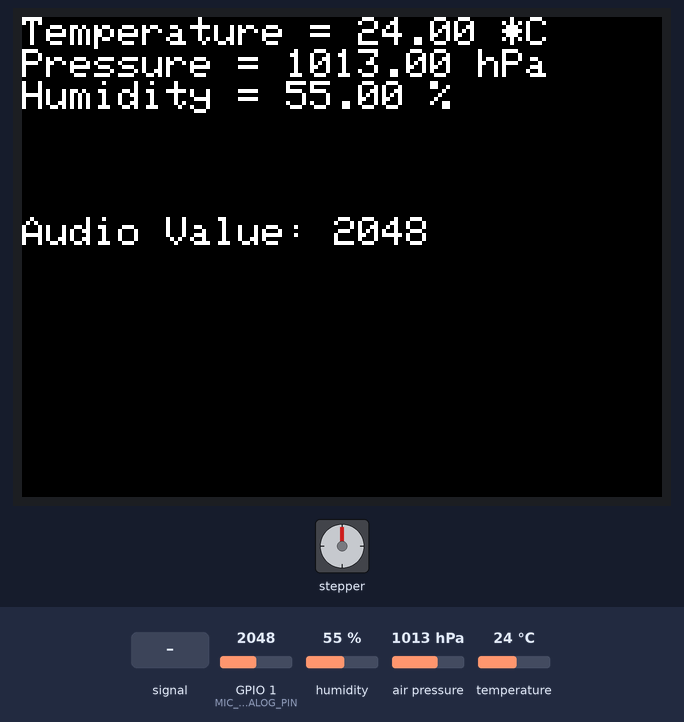
Simulated run of this program. Board: Seeed XIAO ESP32-S3. Parts: 320×240 colour display, stepper motor. The inputs (shaded band) are chosen by the test bench; at power-on: humidity 55 %, GPIO 1 (MIC_ANALOG_PIN) = 2048, air pressure 1013 hPa, temperature 24 °C. Stepper angles assume 2048 steps per turn; what the program prints to the serial monitor is not drawn.

Above: at 1.3 s.
1.4 s: GPIO 1 (MIC_ANALOG_PIN) fed a 200 Hz sine of ±327 counts around its level
At 4.98 s:
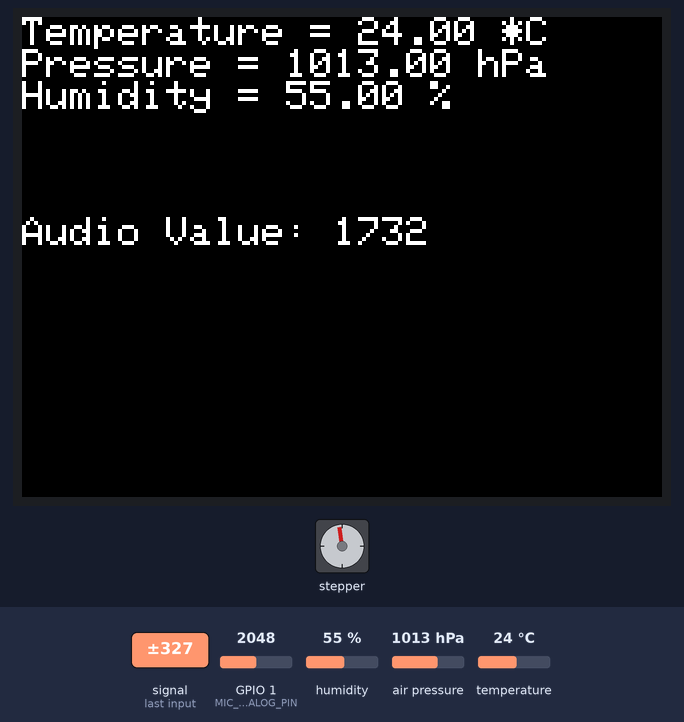
5.4 s: humidity set to 22 %
At 9.3 s:
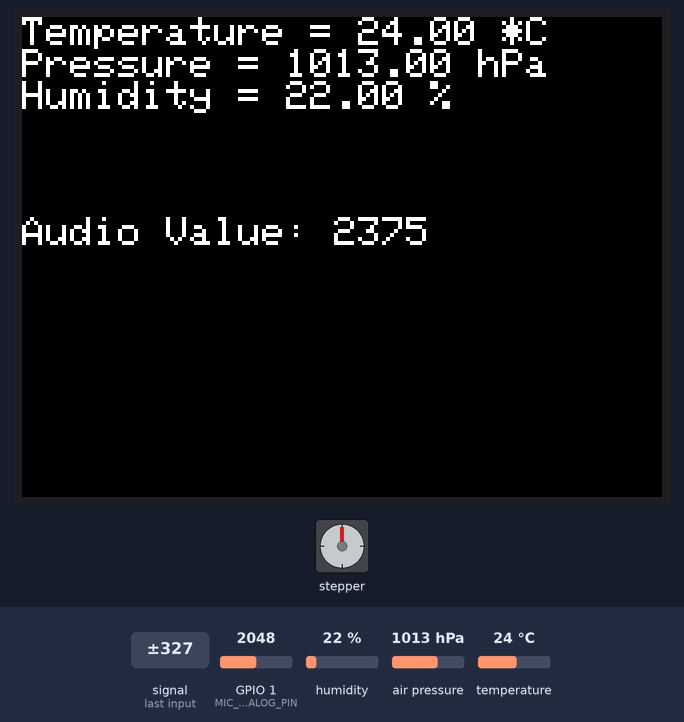
13.3 s: GPIO 1 (MIC_ANALOG_PIN) set to 2866
At 16.14 s:
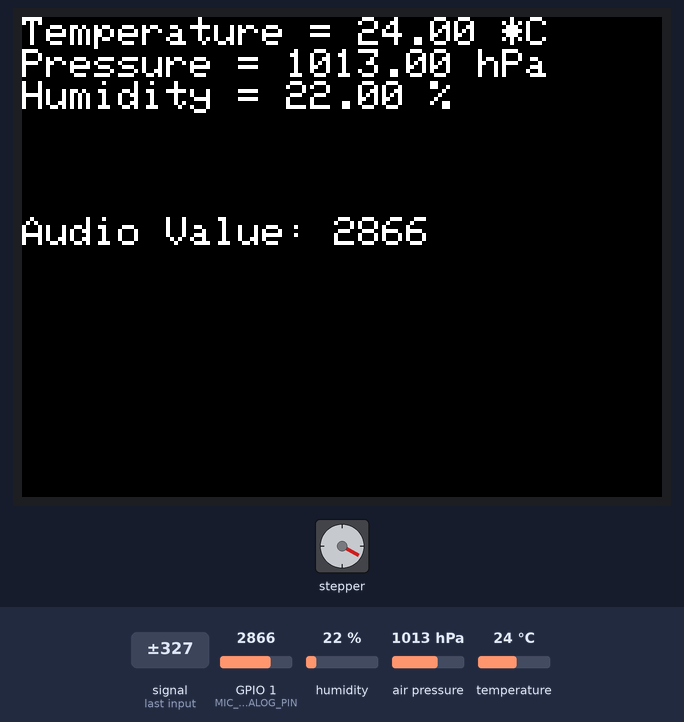
17.3 s: air pressure set to 952 hPa
At 19.54 s:
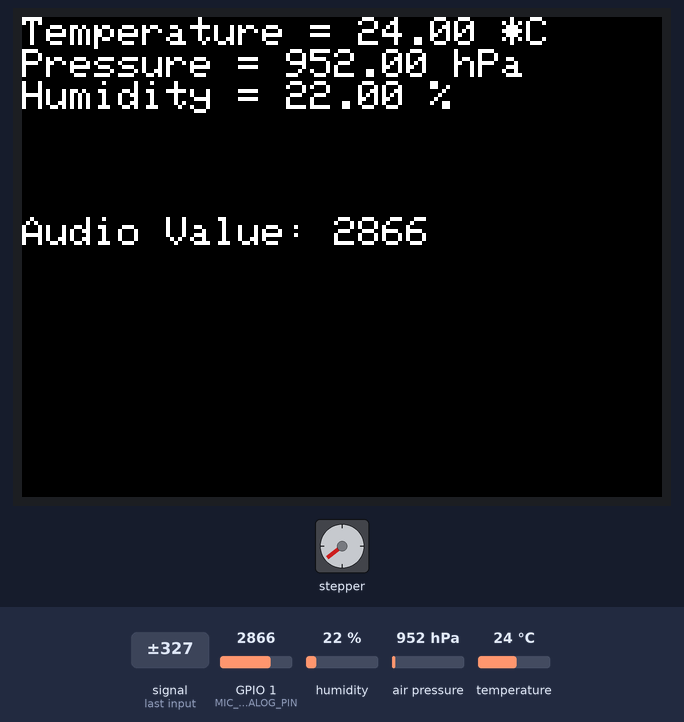
21.3 s: GPIO 1 (MIC_ANALOG_PIN) fed a 1000 Hz sine of ±1023 counts around its level
At 23.81 s:
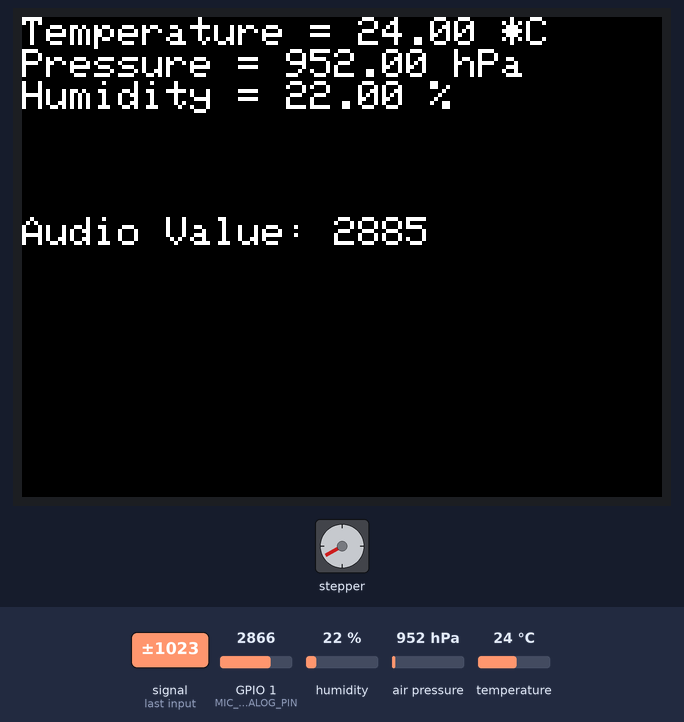
25.3 s: temperature set to 12 °C
At 30.3 s:
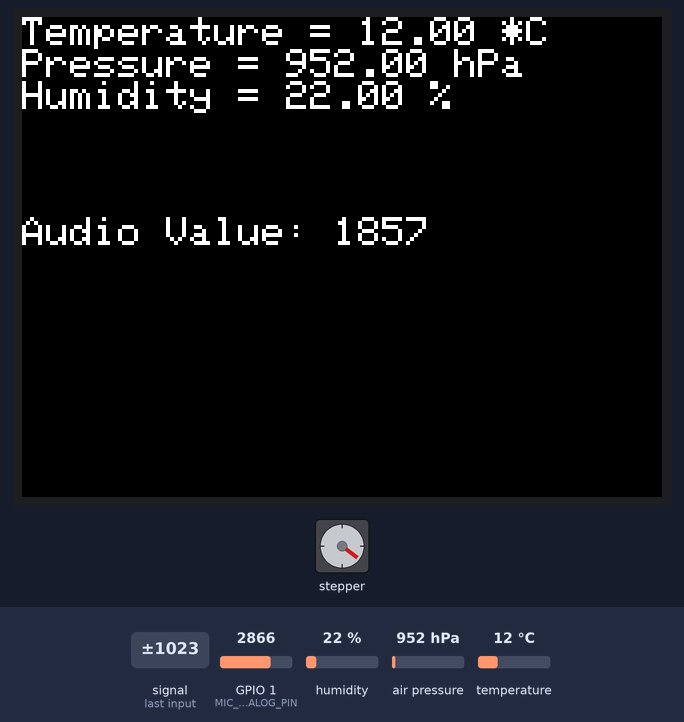
Timing chart, 0 to 30.5 s (numbered marks = the images above; inputs shaded):
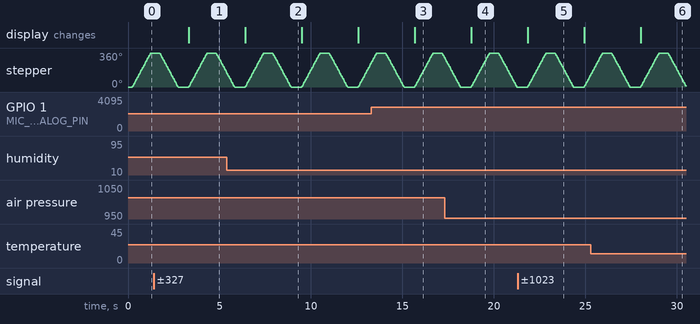

The program:

main.cpp
```cpp
#include <Wire.h>
#include <Adafruit_GFX.h>
#include <Adafruit_ILI9341.h>
#include <Adafruit_Sensor.h>
#include <Adafruit_BME280.h>
#include <Stepper.h>

#define TFT_CS     10
#define TFT_RST    9
#define TFT_DC     8

#define BME_SCK    13
#define BME_MISO   12
#define BME_MOSI   11
#define BME_CS     7

#define MIC_ANALOG_PIN A0

#define IN1 A0  // Motor driver input pins
#define IN2 A3
#define IN3 A1
#define IN4 A2

const int stepsPerRevolution = 2048;  // Change this to fit the number of steps per revolution for your motor
Stepper myStepper(stepsPerRevolution, IN1, IN3, IN2, IN4); // initialize the stepper library

Adafruit_ILI9341 tft = Adafruit_ILI9341(TFT_CS, TFT_DC, TFT_RST);

Adafruit_BME280 bme; // I2C

void setup() {
  Serial.begin(9600);
  while (!Serial);

  // Initialize display
  tft.begin();
  tft.setRotation(3); // Adjust rotation if needed

  if (!bme.begin(0x76)) {
    Serial.println("Could not find BME280 sensor, check wiring!");
    while (1);
  }

  // Set up the Stepper motor
  myStepper.setSpeed(60); // set the speed at 60 rpm

  Serial.println("BME280 sensor found!");
}

void loop() {
  // Clear previous readings
  tft.fillScreen(ILI9341_BLACK);

  // Reading BME280 data
  tft.setCursor(0, 0);
  tft.setTextColor(ILI9341_WHITE);
  tft.setTextSize(2);
  tft.print("Temperature = ");
  tft.print(bme.readTemperature());
  tft.println(" *C");

  tft.print("Pressure = ");
  tft.print(bme.readPressure() / 100.0F);
  tft.println(" hPa");

  tft.print("Humidity = ");
  tft.print(bme.readHumidity());
  tft.println(" %");

  // Reading audio data from MAX9814
  int audioValue = analogRead(MIC_ANALOG_PIN);
  tft.setCursor(0, 100);
  tft.print("Audio Value: ");
  tft.println(audioValue);

  // Step the motor
  Serial.println("clockwise");
  myStepper.step(stepsPerRevolution);
  delay(500);
  Serial.println("counterclockwise");
  myStepper.step(-stepsPerRevolution);
  delay(500);
}
```

Measured:
- after the input at 1.4 s, the display: changes after 1.9 s (image 1)
- after the input at 13.3 s, the display: changes after 2.4 s (image 3)
- after the input at 17.3 s, the display: changes after 1.5 s (image 4)
- after the input at 21.3 s, the display: changes after 0.55 s (image 5)
- after the input at 25.3 s, the display: changes after 2.7 s (image 6)
